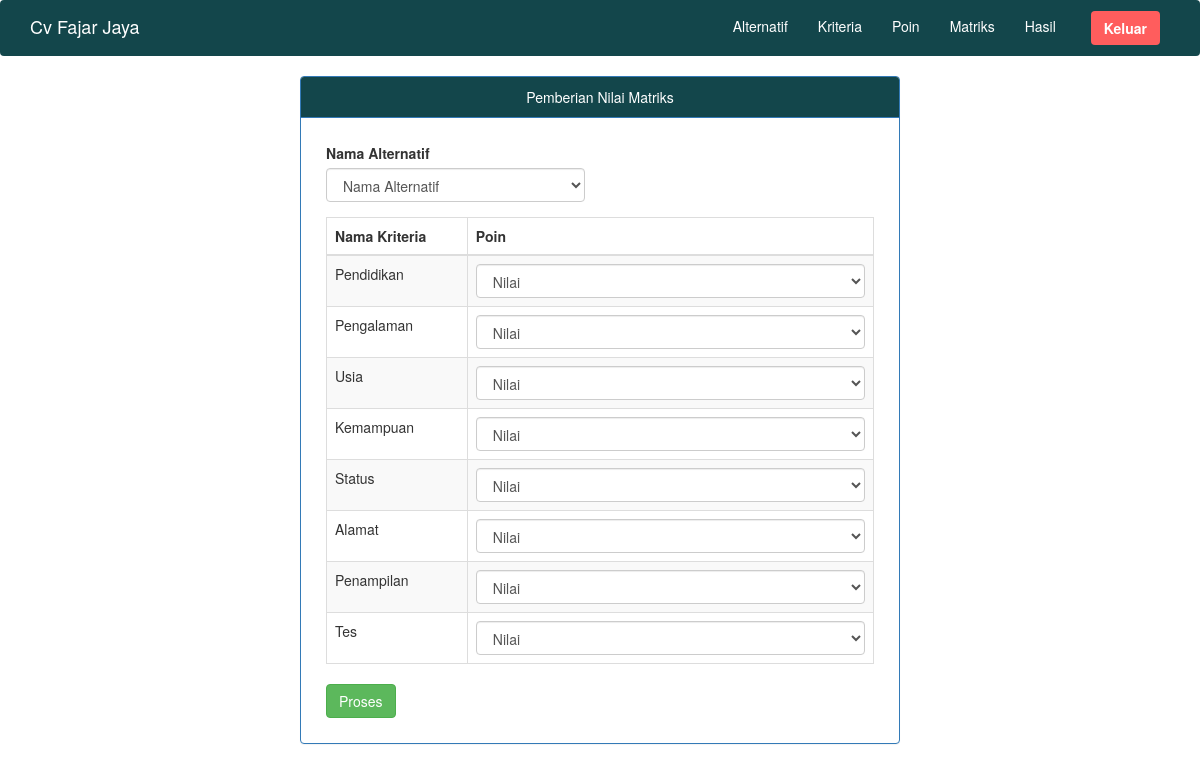
The page /form.php on the database its author committed.
### tables this page shows
CREATE TABLE `tab_kriteria` (
  `id_kriteria` varchar(10) NOT NULL,
  `nama_kriteria` varchar(50) NOT NULL,
  `keterangan` text NOT NULL,
  `bobot` float NOT NULL
);

### form.php (the view, shortened to what this page needs)
<?php
include("koneksi.php");
include "header.php";
?>
<html>
<head>
</head>
<body>
<div class="panel panel-primary"  style="margin-left: 300px; margin-right: 300px;">
            <div class="panel-heading text-center" style="background-color: #13464b; color: white ;">
            Pemberian  Nilai Matriks
            </div>
            <div class="panel-body">
  <form action="inputtambah.php" method="POST" style="padding: 10px;">
  <div class="row">
    <div class="col-md-6">
    <div class="form-group">
      <label class="form-label">Nama Alternatif</label>
      <select class="form-control" name="alter">
        <option>Nama Alternatif</option>
      </select>
    </div>
    </div>
  </div>
    <table class="table table-striped table-bordered table-hover">
      <thead>
        <tr>
          <th>Nama Kriteria</th>
          <th>Poin</th>
        </tr>
      </thead>
      <tbody>
        <?php
        $sql = $koneksi->query('SELECT * FROM tab_kriteria');
        while ($row = $sql->fetch_array()) {
        ?>
          <tr>
            <td><?php echo $row[1] ?><input type="hidden" class="form-control" name="krit" placeholder="" value="<?php echo $row[0] ?>" readonly /></td>
            <td>
              <?php
                $data = $row[2];
              $loop = explode(',', $data);
              $loopdata = '<select class="form-control" name="nilai'.$row[0].'"><option>Nilai</option>';
              foreach ($loop as $key => $value) {
                $loopdata .= '<option value="' . $key+1 . '">'.$key+1 . $value . '</option>' . "\r\n";
              }
              $loopdata .= '</select>';
              echo $loopdata;
              ?>
             </td>
          </tr>
        <?php } ?>
      </tbody>
    </table>
    <button type="submit" class="btn btn-success">Proses</button>
  </form>
  </div>
</div>
</body>
</html>

### rows shown on the page
tab_kriteria: nama_kriteria "Pendidikan", id_kriteria "Nilai"
tab_kriteria: nama_kriteria "Pengalaman", id_kriteria "Nilai"
tab_kriteria: nama_kriteria "Usia", id_kriteria "Nilai"
tab_kriteria: nama_kriteria "Kemampuan", id_kriteria "Nilai"
tab_kriteria: nama_kriteria "Status", id_kriteria "Nilai"
tab_kriteria: nama_kriteria "Alamat", id_kriteria "Nilai"
tab_kriteria: nama_kriteria "Penampilan", id_kriteria "Nilai"
tab_kriteria: nama_kriteria "Tes", id_kriteria "Nilai"
